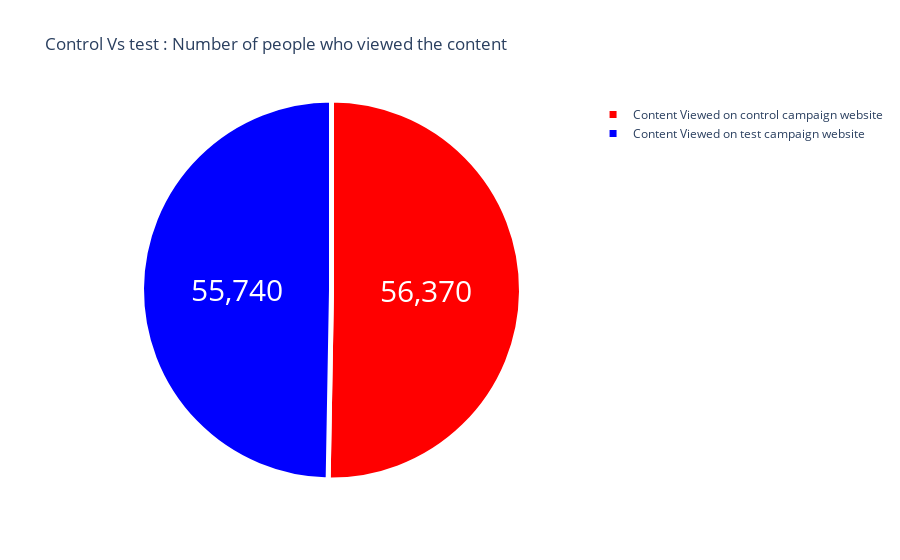

The notebook cell this image was saved under:
### Markdown cell above
***Content Viewed ***
Let's know the number of people who viewed the respective content from both the campaign

### Code cell
label=["Content Viewed on control campaign website","Content Viewed on test campaign website"]

counts=[sum(control_data["Content Viewed"]),sum(test_data["Content Viewed"])]

colors=["red","blue"]

fig=go.Figure(data=[go.Pie(labels=label, values=counts)])

fig.update_layout(title_text="Control Vs test : Number of people who viewed the content")

fig.update_traces(hoverinfo="label+percent", textinfo="value", textfont_size=30, marker=dict(colors=colors,line=dict(color="white",width=5)))

fig.show()

### Figure 1 — Plotly figure (JSON) as saved in the notebook; plotly's stock layout.template omitted (floating-point values rounded to 4 significant figures)
{"data": [{"hoverinfo": "label+percent", "labels": ["Content Viewed on control campaign website", "Content Viewed on test campaign website"], "marker": {"colors": ["red", "blue"], "line": {"color": "white", "width": 5}}, "textfont": {"size": 30}, "textinfo": "value", "type": "pie", "values": [56370, 55740]}], "layout": {"title": {"text": "Control Vs test : Number of people who viewed the content"}}}
